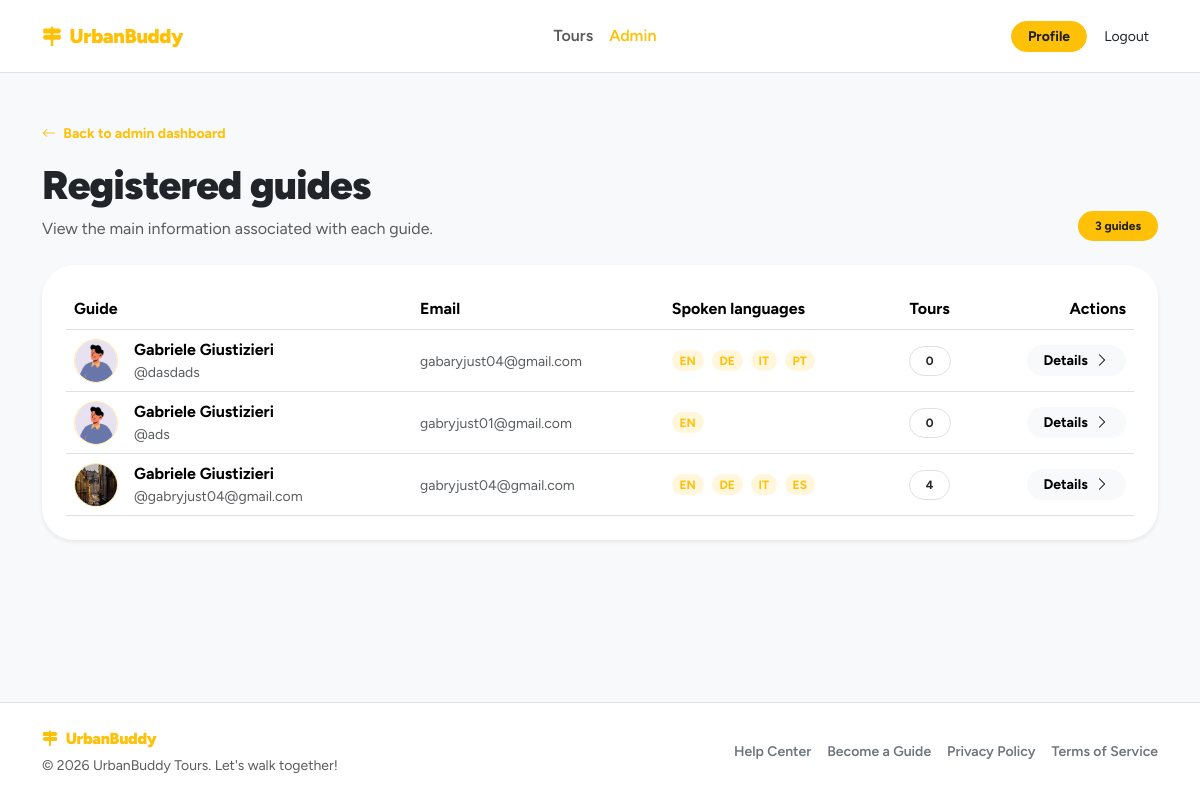
Page /admin/guides (signed in) on the committed database.
### tables this page shows
CREATE TABLE "users" (
	"id"	TEXT,
	"email"	TEXT NOT NULL UNIQUE,
	"password_hash"	TEXT NOT NULL,
	"first_name"	TEXT NOT NULL,
	"last_name"	TEXT NOT NULL,
	"username"	TEXT NOT NULL,
	"role"	BLOB NOT NULL CHECK("role" IN ('guide', 'participant', 'admin')),
	"created_at"	TEXT DEFAULT CURRENT_TIMESTAMP,
	"updated_at"	TEXT DEFAULT CURRENT_TIMESTAMP,
	"profile_photo"	TEXT,
	PRIMARY KEY("id")
);

### app/admin/routes.py (the view)
@admin_bp.route("/guides")
@login_required
def guides():
    require_admin()
    page_data = build_admin_guides_page_data()
    return render_template(
        "admin/guides.html",
        **page_data,
    )

### app/admin/utils.py (called while the page is built)
def require_admin():
    if current_user.role != "admin":
        abort(403)

def build_language_labels(languages):
    labels = []
    for language in languages:
        labels.append(get_language_label(language))
    return labels

def build_admin_guide_row(guide):
    languages = LanguagesDAO.list_languages_by_guide(guide.id)
    return {
        "id": guide.id,
        "first_name": guide.first_name,
        "last_name": guide.last_name,
        "username": guide.username,
        "email": guide.email,
        "profile_photo": guide.profile_photo,
        "languages": build_language_labels(languages),
        "tours_count": ToursDAO.count_tours_by_guide(guide.id),
    }

def build_admin_guides_page_data():
    guide_users = UsersDAO.list_users_by_role("guide")
    guides = []
    for guide in guide_users:
        guides.append(build_admin_guide_row(guide))
    return {
        "city_name": CITY_NAME,
        "guides": guides,
        "guides_count": len(guides),
    }

### app/auth/dao.py (called while the page is built)
    @staticmethod
    def _attach_guide_languages(user: User):
        if user is None:
            return None
        if user.role == "guide":
            user.guide_language_ids = UsersDAO._get_guide_language_ids(user.id)
        return user

    @staticmethod
    def get_user_by_id(user_id: str):
        db = get_db()
        row = db.execute(
            "SELECT * FROM users WHERE id = ?",
            (user_id,)
        ).fetchone()
        user = User.from_row(row)
        return UsersDAO._attach_guide_languages(user)

    @staticmethod
    def list_users_by_role(role: str):
        db = get_db()
        rows = db.execute(
            """
            SELECT *
            FROM users
            WHERE role = ?
            ORDER BY last_name ASC, first_name ASC, email ASC
            """,
            (role,)
        ).fetchall()
        return [User.from_row(row) for row in rows]

### app/auth/domain.py (called while the page is built)
    @staticmethod
    def from_row(row):
        if row is None:
            return None
        profile_photo = "default.png"
        if "profile_photo" in row.keys() and row["profile_photo"] is not None:
            profile_photo = row["profile_photo"]
        return User(
            id=row["id"],
            role=row["role"],
            email=row["email"],
            password_hash=row["password_hash"],
            username=row["username"],
            first_name=row["first_name"],
            last_name=row["last_name"],
            profile_photo=profile_photo
        )

### app/templates/admin/guides.html (shortened to what this page needs)
{% extends "base.html" %}
{% block content %}
<section class="py-5">
    <div class="container">
        <div class="d-flex flex-wrap align-items-end justify-content-between gap-3 mb-4">
            <div>
                <a href="{{ url_for('admin.dashboard') }}" class="small text-decoration-none fw-bold ub-link">
                    <i class="bi bi-arrow-left me-1"></i>
                    Back to admin dashboard
                </a>
                <h1 class="fw-black mt-3 mb-2">
                    Registered guides
                </h1>
                <p class="text-body-secondary mb-0">
                    View the main information associated with each guide.
                </p>
            </div>
            <span class="badge rounded-pill ub-badge px-3 py-2">
                {{ guides_count }} guide{% if guides_count != 1 %}s{% endif %}
            </span>
        </div>
        <div class="card border-0 shadow-sm rounded-5">
            <div class="card-body p-4">
                {% if guides %}
                    <div class="table-responsive">
                        <table class="table align-middle mb-0">
                            <thead>
                                <tr>
                                    <th>Guide</th>
                                    <th>Email</th>
                                    <th>Spoken languages</th>
                                    <th class="text-center">Tours</th>
                                    <th class="text-end">Actions</th>
                                </tr>
                            </thead>
                            <tbody>
                                {% for guide in guides %}
                                    <tr>
                                        <td>
                                            <div class="d-flex align-items-center gap-3">
                                                {% if guide.profile_photo %}
                                                    <img
                                                        src="{{ url_for('static', filename='uploads/pics/' ~ guide.profile_photo) }}"
                                                        alt="{{ guide.first_name }} {{ guide.last_name }}"
                                                        class="rounded-circle object-fit-cover border ub-border"
                                                        style="width: 44px; height: 44px;"
                                                    >
                                                {% else %}
                                                    <span class="ub-icon-soft">
                                                        <i class="bi bi-person"></i>
                                                    </span>
                                                {% endif %}
                                                <div>
                                                    <div class="fw-bold">
                                                        {{ guide.first_name }} {{ guide.last_name }}
                                                    </div>
                                                    <div class="small text-body-secondary">
                                                        @{{ guide.username }}
                                                    </div>
                                                </div>
                                            </div>
                                        </td>
                                        <td>
                                            <span class="small text-body-secondary">
                                                {{ guide.email }}
                                            </span>
                                        </td>
                                        <td>
                                            {% if guide.languages %}
                                                <div class="d-flex flex-wrap gap-2">
                                                    {% for language in guide.languages %}
                                                        <span class="badge rounded-pill ub-badge-soft">
                                                            {{ language }}
                                                        </span>
                                                    {% endfor %}
                                                </div>
                                            {% else %}
                                                <span class="small text-body-secondary">
                                                    No languages selected
                                                </span>
                                            {% endif %}
                                        </td>
                                        <td class="text-center">
                                            <span class="badge rounded-pill bg-white text-dark border px-3 py-2">
                                                {{ guide.tours_count }}
                                            </span>
                                        </td>
                                        <td class="text-end">
                                            <a
                                                href="{{ url_for('admin.guide_detail', guide_id=guide.id) }}"
                                                class="btn btn-light btn-sm fw-bold rounded-pill px-3"
                                            >
                                                Details
                                                <i class="bi bi-chevron-right ms-1"></i>
                                            </a>
                                        </td>
                                    </tr>
                                {% endfor %}
                            </tbody>
                        </table>
                    </div>
                {% endif %}
            </div>
        </div>
    </div>
</section>
{% endblock %}

### app/static/style.css (style rules this page uses)
:root { --bs-body-font-family: "Figtree", system-ui, -apple-system, "Segoe UI", Roboto, sans-serif; --ub-primary: #ffc107; --ub-primary-rgb: 255, 193, 7; --ub-on-primary: #1f1f1f; --ub-primary-soft-opacity: 0.18; }
.fw-black { font-weight: 900; letter-spacing: -0.02em; }
.ub-link { color: var(--ub-primary); }
.ub-border { border-color: rgba(var(--ub-primary-rgb), 0.35) !important; }
.ub-badge { color: var(--ub-on-primary); background-color: var(--ub-primary); border: 1px solid rgba(var(--ub-primary-rgb), 0.35); }
.ub-badge-soft { color: var(--ub-primary); background-color: rgba(var(--ub-primary-rgb), 0.14); }

### rows in the picture
users: profile_photo (placeholder picture), first_name "Gabriele", last_name "Giustizieri", username "dasdads", email "gabaryjust04@gmail.com", languages "EN" "DE" "IT" "PT", tours_count "0"
users: profile_photo (placeholder picture), first_name "Gabriele", last_name "Giustizieri", username "ads", email "gabryjust01@gmail.com", languages "EN", tours_count "0"
users: profile_photo (picture), first_name "Gabriele", last_name "Giustizieri", username "gabryjust04@gmail.com", email "gabryjust04@gmail.com", languages "EN" "DE" "IT" "ES", tours_count "4"

### other values in the picture
{{ guides_count }} "3"
